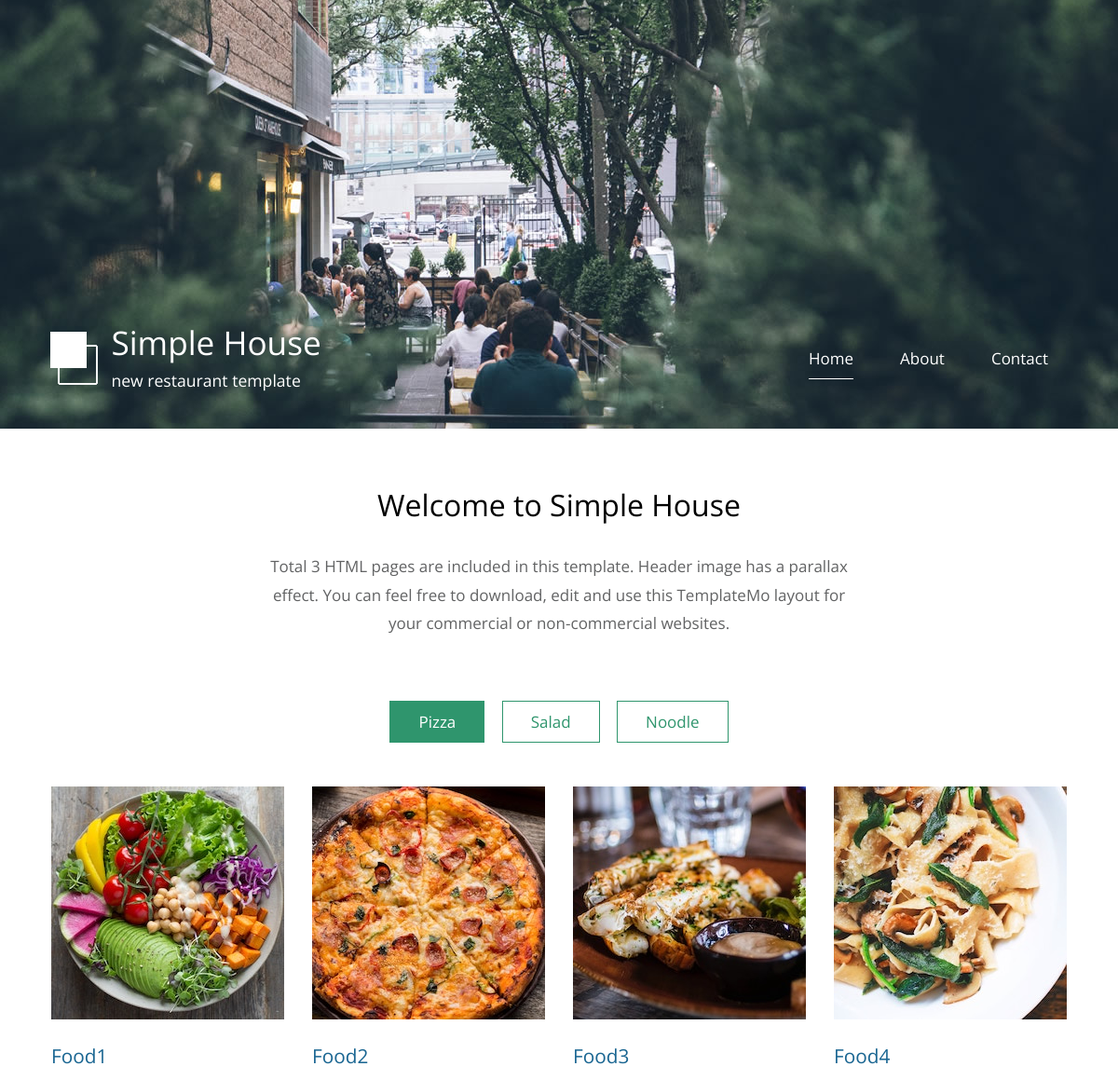
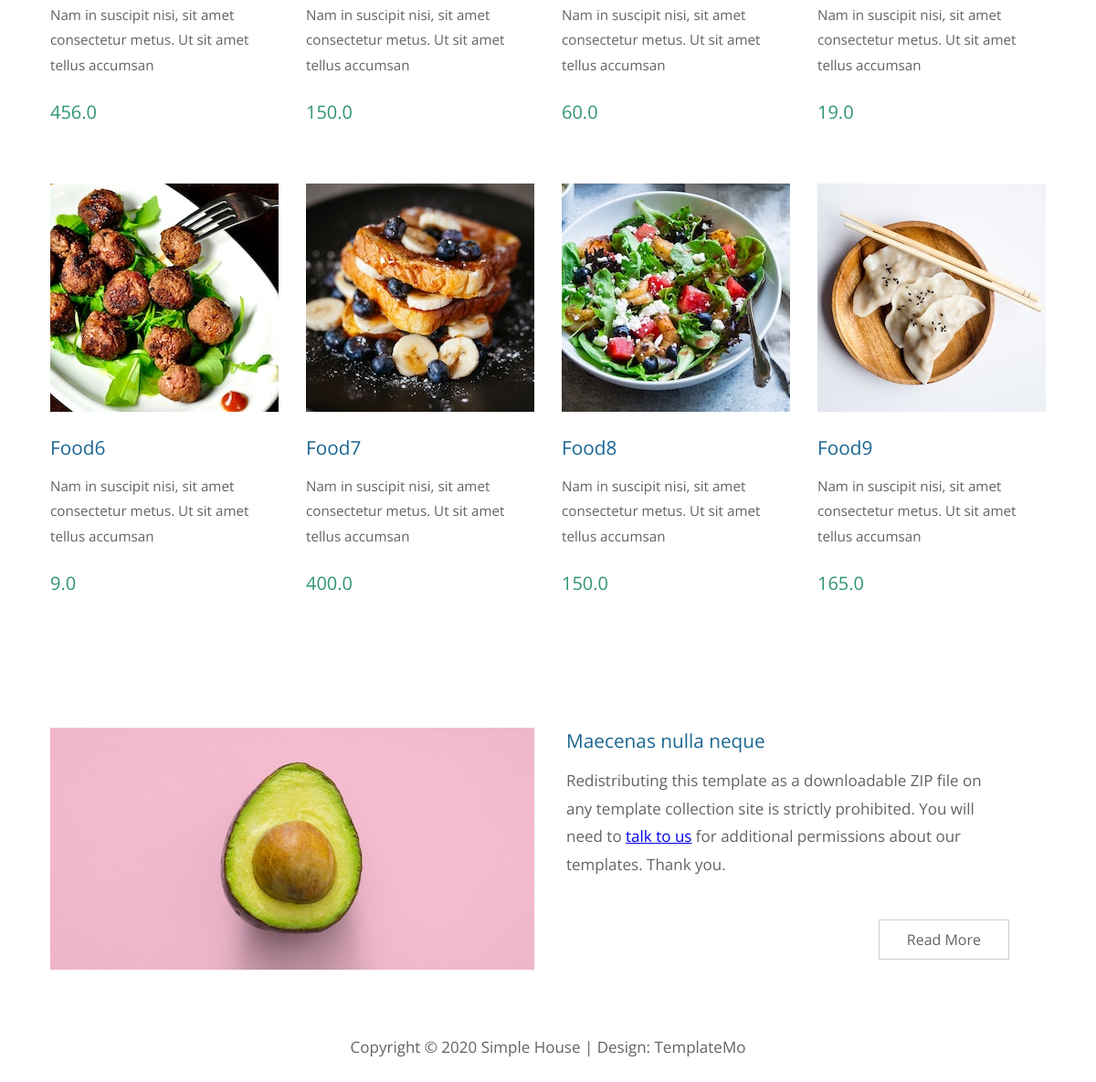
The page / on the database its author committed (2 pictures, top to bottom).
### prices/models.py (models this page shows)
class objects(models.Model):
    item = models.CharField(max_length=200)
    price = models.FloatField()
    discount = models.FloatField()

### kuber/views.py (the view)
# urls.py: path('', views.index, name='index'),
def index(request):
    return render(request,'index.html',{ "obj" : objects.objects.all() })

### kuber/templates/index.html (shortened to what this page needs)
<!DOCTYPE html>
<html>
<head>
	<link href="../static/css/templatemo-style.css" rel="stylesheet" />
</head>
<body>
	<div class="container">
		<div class="placeholder">
			<div class="parallax-window" data-parallax="scroll" data-image-src="../static/img/simple-house-01.jpg">
				<div class="tm-header">
					<div class="row tm-header-inner">
						<div class="col-md-6 col-12">
							<img src="../static/img/simple-house-logo.png" alt="Logo" class="tm-site-logo" />
							<div class="tm-site-text-box">
								<h1 class="tm-site-title">Simple House</h1>
								<h6 class="tm-site-description">new restaurant template</h6>
							</div>
						</div>
						<nav class="col-md-6 col-12 tm-nav">
							<ul class="tm-nav-ul">
								<li class="tm-nav-li"><a href="{% url 'index' %}"  class="tm-nav-link active">Home</a></li>
								<li class="tm-nav-li"><a href="{% url 'about' %}" class="tm-nav-link">About</a></li>
								<li class="tm-nav-li"><a href="{% url 'form' %}" class="tm-nav-link">Contact</a></li>
							</ul>
						</nav>
					</div>
				</div>
			</div>
		</div>
		<main>
			<header class="row tm-welcome-section">
				<h2 class="col-12 text-center tm-section-title">Welcome to Simple House</h2>
				<p class="col-12 text-center">Total 3 HTML pages are included in this template. Header image has a parallax effect. You can feel free to download, edit and use this TemplateMo layout for your commercial or non-commercial websites.</p>
			</header>
			<div class="tm-paging-links">
				<nav>
					<ul>
						<li class="tm-paging-item"><a href="#" class="tm-paging-link active">Pizza</a></li>
						<li class="tm-paging-item"><a href="#" class="tm-paging-link">Salad</a></li>
						<li class="tm-paging-item"><a href="#" class="tm-paging-link">Noodle</a></li>
					</ul>
				</nav>
			</div>
			<div class="row tm-gallery">
				<div id="tm-gallery-page-pizza" class="tm-gallery-page">
					<article class="col-lg-3 col-md-4 col-sm-6 col-12 tm-gallery-item">
						<figure>
							<img src="../static/img/gallery/01.jpg" alt="Image" class="img-fluid tm-gallery-img" />
							<figcaption>
								<h4 class="tm-gallery-title">{{ obj.0.item }}</h4>
								<p class="tm-gallery-description">Nam in suscipit nisi, sit amet consectetur metus. Ut sit amet tellus accumsan</p>
								<p class="tm-gallery-price">{{ obj.0.price}}</p>
							</figcaption>
						</figure>
					</article>
					<article class="col-lg-3 col-md-4 col-sm-6 col-12 tm-gallery-item">
						<figure>
							<img src="../static/img/gallery/02.jpg" alt="Image" class="img-fluid tm-gallery-img" />
							<figcaption>
								<h4 class="tm-gallery-title">{{ obj.1.item }}</h4>
								<p class="tm-gallery-description">Nam in suscipit nisi, sit amet consectetur metus. Ut sit amet tellus accumsan</p>
								<p class="tm-gallery-price">{{ obj.1.price}}</p>
							</figcaption>
						</figure>
					</article>
					<article class="col-lg-3 col-md-4 col-sm-6 col-12 tm-gallery-item">
						<figure>
							<img src="../static/img/gallery/03.jpg" alt="Image" class="img-fluid tm-gallery-img" />
							<figcaption>
								<h4 class="tm-gallery-title">{{ obj.2.item }}</h4>
								<p class="tm-gallery-description">Nam in suscipit nisi, sit amet consectetur metus. Ut sit amet tellus accumsan</p>
								<p class="tm-gallery-price">{{ obj.2.price}}</p>
							</figcaption>
						</figure>
					</article>
					<article class="col-lg-3 col-md-4 col-sm-6 col-12 tm-gallery-item">
						<figure>
							<img src="../static/img/gallery/04.jpg" alt="Image" class="img-fluid tm-gallery-img" />
							<figcaption>
								<h4 class="tm-gallery-title">{{ obj.3.item }}</h4>
								<p class="tm-gallery-description">Nam in suscipit nisi, sit amet consectetur metus. Ut sit amet tellus accumsan</p>
								<p class="tm-gallery-price">{{ obj.3.price}}</p>
							</figcaption>
						</figure>
					</article>
					<article class="col-lg-3 col-md-4 col-sm-6 col-12 tm-gallery-item">
						<figure>
							<img src="../static/img/gallery/05.jpg" alt="Image" class="img-fluid tm-gallery-img" />
							<figcaption>
								<h4 class="tm-gallery-title">{{ obj.4.item }}</h4>
								<p class="tm-gallery-description">Nam in suscipit nisi, sit amet consectetur metus. Ut sit amet tellus accumsan</p>
								<p class="tm-gallery-price">{{ obj.4.price}}</p>
							</figcaption>
						</figure>
					</article>
					<article class="col-lg-3 col-md-4 col-sm-6 col-12 tm-gallery-item">
						<figure>
							<img src="../static/img/gallery/06.jpg" alt="Image" class="img-fluid tm-gallery-img" />
							<figcaption>
								<h4 class="tm-gallery-title">{{ obj.5.item }}</h4>
								<p class="tm-gallery-description">Nam in suscipit nisi, sit amet consectetur metus. Ut sit amet tellus accumsan</p>
								<p class="tm-gallery-price">{{ obj.5.price}}</p>
							</figcaption>
						</figure>
					</article>
					<article class="col-lg-3 col-md-4 col-sm-6 col-12 tm-gallery-item">
						<figure>
							<img src="../static/img/gallery/07.jpg" alt="Image" class="img-fluid tm-gallery-img" />
							<figcaption>
								<h4 class="tm-gallery-title">{{ obj.6.item }}</h4>
								<p class="tm-gallery-description">Nam in suscipit nisi, sit amet consectetur metus. Ut sit amet tellus accumsan</p>
								<p class="tm-gallery-price">{{ obj.6.price}}</p>
							</figcaption>
						</figure>
					</article>
					<article class="col-lg-3 col-md-4 col-sm-6 col-12 tm-gallery-item">
						<figure>
							<img src="../static/img/gallery/08.jpg" alt="Image" class="img-fluid tm-gallery-img" />
							<figcaption>
								<h4 class="tm-gallery-title">{{ obj.7.item }}</h4>
								<p class="tm-gallery-description">Nam in suscipit nisi, sit amet consectetur metus. Ut sit amet tellus accumsan</p>
								<p class="tm-gallery-price">{{ obj.7.price}}</p>
							</figcaption>
						</figure>
					</article>
				</div>
			</div>
			<div class="tm-section tm-container-inner">
				<div class="row">
					<div class="col-md-6">
						<figure class="tm-description-figure">
							<img src="../static/img/img-01.jpg" alt="Image" class="img-fluid" />
						</figure>
					</div>
					<div class="col-md-6">
						<div class="tm-description-box">
							<h4 class="tm-gallery-title">Maecenas nulla neque</h4>
							<p class="tm-mb-45">Redistributing this template as a downloadable ZIP file on any template collection site is strictly prohibited. You will need to <a rel="nofollow" href="https://templatemo.com/contact">talk to us</a> for additional permissions about our templates. Thank you.</p>
							<a href="about.html" class="tm-btn tm-btn-default tm-right">Read More</a>
						</div>
					</div>
				</div>
			</div>
		</main>
		<footer class="tm-footer text-center">
			<p>Copyright &copy; 2020 Simple House
            | Design: <a rel="nofollow" href="https://templatemo.com">TemplateMo</a></p>
		</footer>
	</div>
</body>
</html>

### rows shown on the page
objects: item "Food1", price "456.0"
objects: item "Food2", price "150.0"
objects: item "Food3", price "60.0"
objects: item "Food4", price "19.0"
objects: item "Food6", price "9.0"
objects: item "Food7", price "400.0"
objects: item "Food8", price "150.0"
objects: item "Food9", price "165.0"
